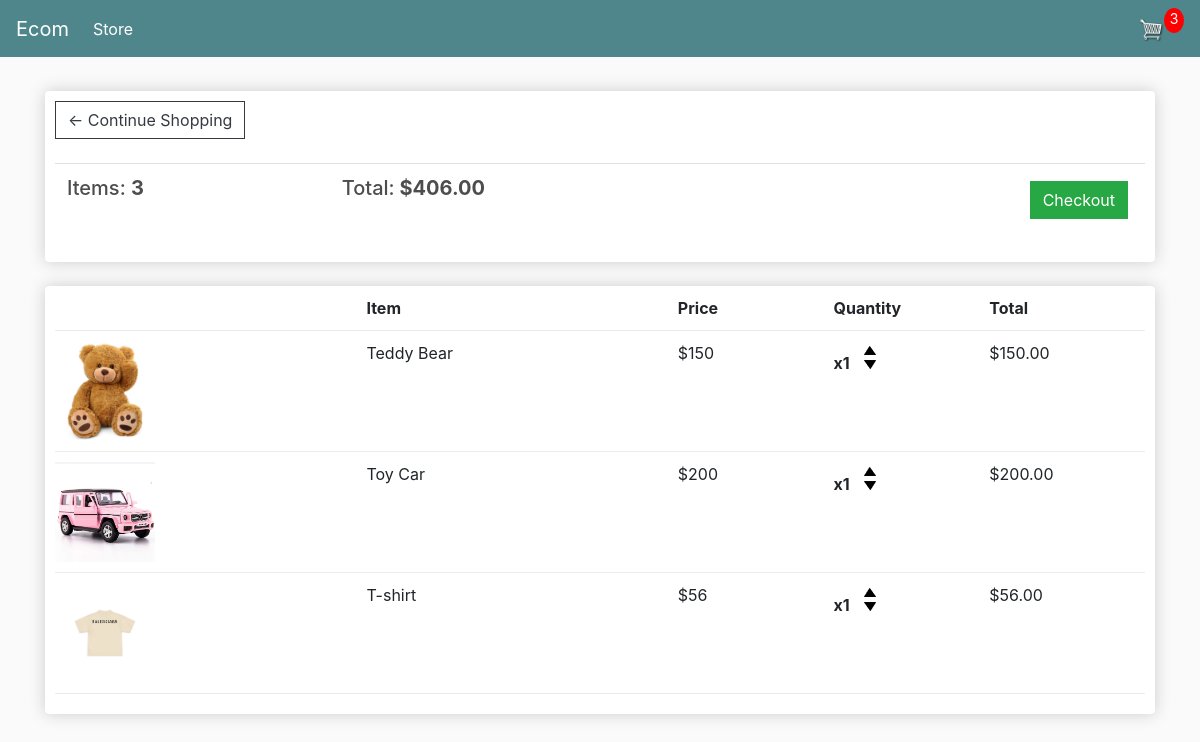
The app's page /cart/ (signed in) with its own data.
### store/models.py (models this page shows, shortened)
class Order(models.Model):
    customer = models.ForeignKey(Customer, on_delete=models.SET_NULL,null=True,blank=True)
    date_ordered = models.DateTimeField(auto_now_add=True)
    complete = models.BooleanField(default=False,null=True,blank=True)
    transaction_id = models.CharField(max_length=100,null=True)
    @property
    def get_cart_total(self):
        orderitems = self.orderitem_set.all()
        total = sum([item.get_total for item in orderitems])
        return total
    @property
    def get_cart_items(self):
        orderitems = self.orderitem_set.all()
        total = sum([item.quantity for item in orderitems])
        return total

class OrderItem(models.Model):
    product = models.ForeignKey(Product, on_delete=models.SET_NULL,null=True,blank=True)
    order = models.ForeignKey(Order, on_delete=models.SET_NULL,null=True,blank=True)
    quantity = models.IntegerField(default=0,null=True,blank=True)
    date_added = models.DateTimeField(auto_now_add=True)
    @property
    def get_total(self):
        total = self.product.price * self.quantity
        return total

class Product(models.Model):
    name = models.CharField(max_length=200, null=True)
    price = models.DecimalField(max_digits=9,decimal_places=2)
    digital = models.BooleanField(default=False, null=True,blank=True)
    image = models.ImageField(null=True, blank=True)
    @property
    def imageURL(self):
        try:
            url = self.image.url
        except:
            url =''
        return url

### store/views.py (the view)
def cart(request):
    data = cartData(request)
    cartItems = data['cartItems']
    order = data['order']
    items = data['items']
    context = {'items':items, 'order':order,'cartItems':cartItems}
    return render(request, 'store/cart.html', context)

### store/utils.py (called while the page is built)
def cartData(request):
    if request.user.is_authenticated:
        customer = request.user.customer
        order , created = Order.objects.get_or_create(customer=customer, complete=False)
        items = order.orderitem_set.all()
        cartItems = order.get_cart_items
    else:
        cookieData = cookieCart(request)
        cartItems = cookieData['cartItems']
        order = cookieData['order']
        items = cookieData['items']
    return {'cartItems': cartItems, 'order':order, 'items':items}

### store/templates/store/cart.html
{% extends 'store/main.html' %}
{% load static %}
{% block content %}
	<div class="row">
		<div class="col-lg-12">
			<div class="box-element">
				<a  class="btn btn-outline-dark" href="{% url 'store' %}">&#x2190; Continue Shopping</a>
				<br>
				<br>
				<table class="table">
					<tr>
						<th><h5>Items: <strong>{{order.get_cart_items}}</strong></h5></th>
						<th><h5>Total:<strong> ${{order.get_cart_total|floatformat:2}}</strong></h5></th>
						<th>
							<a  style="float:right; margin:5px;" class="btn btn-success" href="{% url 'checkout' %}">Checkout</a>
						</th>
					</tr>
				</table>
			</div>
			<br>
			<div class="box-element">
				<div class="cart-row">
					<div style="flex:2"></div>
					<div style="flex:2"><strong>Item</strong></div>
					<div style="flex:1"><strong>Price</strong></div>
					<div style="flex:1"><strong>Quantity</strong></div>
					<div style="flex:1"><strong>Total</strong></div>
				</div>
				{% for item in items %}
				<div class="cart-row">
					<div style="flex:2"><img class="row-image" src="{{item.product.imageURL}}"></div>
					<div style="flex:2"><p>{{item.product.name}}</p></div>
					<div style="flex:1"><p>${{item.product.price|floatformat}}</p></div>
					<div style="flex:1">
						<p class="quantity">x{{item.quantity}}</p>
						<div class="quantity">
							<img data-product={{item.product.id}} data-action="add" class="chg-quantity update-cart"  src="{% static  'images/arrow-up.png' %}">
							<img data-product={{item.product.id}} data-action="remove" class="chg-quantity update-cart"  src="{% static  'images/arrow-down.png' %}">
						</div>
					</div>
					<div style="flex:1"><p>${{item.get_total}}</p></div>
				</div>
				{% endfor %}
			</div>
		</div>
	</div>
{% endblock content %}

### static/css/main.css (style rules this page uses)
body { background-color: hsl(0, 0%, 98%); }
h1,h2,h3,h4,h5,h6 { color:hsl(0, 0%, 30%); }
.box-element { box-shadow:hsl(0, 0%, 80%) 0 0 16px; background-color: #fff; border-radius: 4px; padding: 10px; }
.col-lg-4, .col-lg-6, .col-lg-8, .col-lg-12 { margin-top: 10px; }
.btn { border-radius: 0; }
.row-image { width: 100px; }
.cart-row { display: flex; align-items: flex-stretch; padding-bottom: 10px; margin-bottom: 10px; border-bottom: 1px solid #ececec; }
.quantity { display: inline-block; font-weight: 700; padding-right:10px; }
.chg-quantity { width: 12px; cursor: pointer; display: block; margin-top: 5px; transition:.1s; }

### records on screen
Order: get_cart_items "3", get_cart_total "406.00"
OrderItem: product.imageURL (picture), product.name "Teddy Bear", product.price "150", quantity "1", get_total "150.00"
OrderItem: product.imageURL (picture), product.name "Toy Car", product.price "200", quantity "1", get_total "200.00"
OrderItem: product.imageURL (picture), product.name "T-shirt", product.price "56", quantity "1", get_total "56.00"

### other values on screen
{{ cartItems }} "3"
